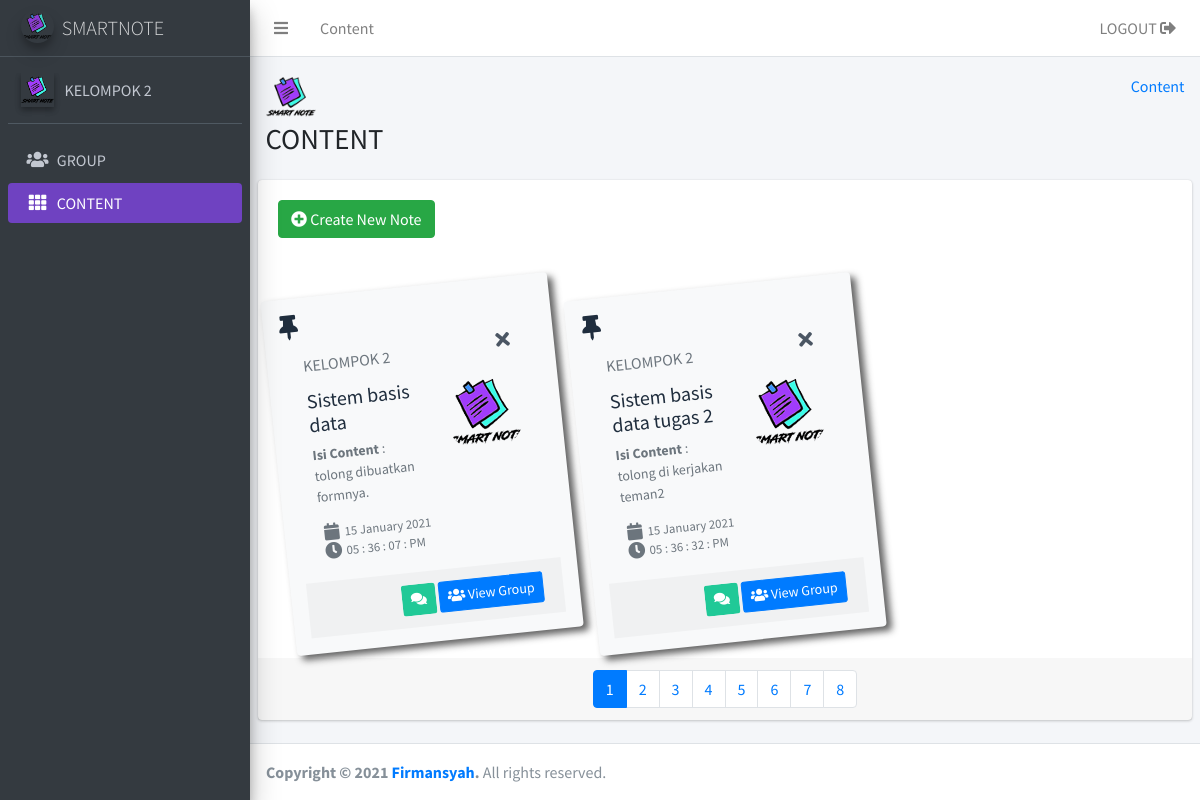
The app's page /client/page-group.php (signed in) with its own data.
### tables this page shows
CREATE TABLE `group_note` (
  `id_group` varchar(20) NOT NULL,
  `group_name` varchar(50) NOT NULL,
  `group_code` varchar(20) NOT NULL,
  `group_password` varchar(200) NOT NULL
);

CREATE TABLE `content` (
  `id_content` varchar(20) NOT NULL,
  `judul_content` varchar(40) NOT NULL,
  `isi_content` text NOT NULL,
  `tanggal_buat` date NOT NULL,
  `jam_buat` varchar(18) NOT NULL,
  `id_group` varchar(20) DEFAULT NULL
);

### client/page-group.php (the view, shortened to what this page needs)
<?php
$id = $_SESSION["id_group"];
?>
<?php
include "../config/koneksi.php";
$sql = $pdo->prepare("SELECT * FROM group_note WHERE id_group=:id");
$sql->bindParam(':id', $id);
$sql->execute();
$data = $sql->fetch();
?>
<!DOCTYPE html>
<html>
<head>
    <link rel="stylesheet" href="../library/plugins/fontawesome-free/css/all.min.css">
    <link rel="stylesheet" href="https://code.ionicframework.com/ionicons/2.0.1/css/ionicons.min.css">
    <link rel="stylesheet" href="../library/dist/css/adminlte.min.css">
</head>
<body class="hold-transition sidebar-mini">
    <div class="wrapper">
        <nav class="main-header navbar navbar-expand navbar-white navbar-light">
            <ul class="navbar-nav">
                <li class="nav-item">
                    <a class="nav-link" data-widget="pushmenu" href="#" role="button"><i class="fas fa-bars"></i></a>
                </li>
                <li class="nav-item d-none d-sm-inline-block">
                    <a href="#" class="nav-link">Content</a>
                </li>
            </ul>
            <ul class="navbar-nav ml-auto">
                <li class="nav-item">
                    <a class="nav-link" href="../config/logout.php">LOGOUT <i class="fas fa-sign-out-alt"></i></a>
                </li>
            </ul>
        </nav>
        <aside class="main-sidebar sidebar-dark-primary elevation-4">
            <a href="profile_group.php" class="brand-link">
                <img src="../library/images/logo2.png" alt="AdminLTE Logo" class="brand-image img-circle elevation-3" style="opacity: .8">
                <span class="brand-text font-weight-light">SMARTNOTE</span>
            </a>
            <div class="sidebar">
                <div class="user-panel mt-3 pb-3 mb-3 d-flex">
                    <div class="image">
                        <img src="../library/images/logo2.png" class="elevation-2" alt="User Image">
                    </div>
                    <div class="info">
                        <a href="profile_group.php" class="d-block"><?php echo $data['group_name']; ?></a>
                    </div>
                </div>
                <nav class="mt-2">
                    <ul class="nav nav-pills nav-sidebar flex-column" data-widget="treeview" role="menu" data-accordion="false">
                        <li class="nav-item">
                            <a href="profile_group.php" class="nav-link">
                                <i class="nav-icon fas fa-users"></i>
                                <p>
                                    GROUP
                                </p>
                            </a>
                        </li>
                        <li class="nav-item">
                            <a href="#ini_adalah_halaman_content" class="nav-link bg-purple">
                                <i class="nav-icon fas fa-th"></i>
                                <p>
                                    CONTENT
                                </p>
                            </a>
                        </li>
                    </ul>
                </nav>
            </div>
        </aside>
        <div class="content-wrapper">
            <section class="content-header">
                <div class="container-fluid">
                    <div class="row mb-2">
                        <div class="col-sm-6">
                            <img src="../library/images/logo2.png" alt="logosmartnote" height="50" width="50">
                            <h1>CONTENT</h1>
                        </div>
                        <div class="col-sm-6">
                            <ol class="breadcrumb float-sm-right">
                                <li class="breadcrumb-item"><a href="#">Content</a></li>
                            </ol>
                        </div>
                    </div>
                </div>
            </section>
            <section class="content">
                <div class="card card-solid">
                    <div class="card-body pb-0">
                        <a href="form_content.php" class="btn btn-success mb-4"><i class="fa fa-plus-circle"></i> Create New Note</a>
                        <div class="row d-flex align-items-stretch">
                            <?php
                            include "../config/koneksi.php";
                            $query = $pdo->prepare("SELECT * FROM content WHERE id_group=:id ORDER BY tanggal_buat ASC");
                            $query->bindParam(':id', $id);
                            $query->execute();
                            while ($row = $query->fetch()) {
                            ?>
                                <div class="col-12 col-sm-6 col-md-4 d-flex align-items-stretch mt-4">
                                    <div class="card bg-light zoom">
                                        <i style="font-size:25px;" class="fa fa-thumbtack"></i>
                                        <div class="card-header text-muted border-bottom-0">
                                            <?php echo $data['group_name']; ?>
                                            <a href="../config/proses_hapus.php?id=<?php echo $row['id_content']; ?>" style="font-size:20px;" class="float-right btn-tool ml-2"><i class="fas fa-times"></i></a>
                                        </div>
                                        <div class="card-body pt-0">
                                            <div class="row">
                                                <div class="col-7">
                                                    <h2 class="lead"><b><?php echo $row['judul_content']; ?></b></h2>
                                                    <p class="text-muted text-sm"><b>Isi Content</b> : <br><?php echo $row['isi_content']; ?>
                                                    <ul class="ml-4 mb-0 fa-ul text-muted">
                                                        <li class="small"><span class="fa-li"><i class="fas fa-lg fa-calendar"></i></span><?php $tgl = $row['tanggal_buat'];
                                                                                                                                            echo $tgl_lhrStr = date("d F Y", strtotime($tgl)); ?></li>
                                                        <li class="small"><span class="fa-li"><i class="fas fa-lg fa-clock"></i></span> <?php echo $row['jam_buat']; ?></li>
                                                    </ul>
                                                </div>
                                                <div class="col-5 text-center">
                                                    <img src="../library/images/logo2.png" alt="" class="img-circle img-fluid">
                                                </div>
                                            </div>
                                        </div>
                                        <div class="card-footer">
                                            <div class="text-right">
                                                <a href="profile_group.php" class="btn btn-sm bg-teal">
                                                    <i class="fas fa-comments"></i>
                                                </a>
                                                <a href="profile_group.php" class="btn btn-sm btn-primary">
                                                    <i class="fas fa-users"></i> View Group
                                                </a>
                                            </div>
                                        </div>
                                    </div>
                                </div>
                            <?php } ?>
                        </div>
                    </div>
                    <div class="card-footer">
                        <nav aria-label="Contacts Page Navigation">
                            <ul class="pagination justify-content-center m-0">
                                <li class="page-item active"><a class="page-link" href="#">1</a></li>
                                <li class="page-item"><a class="page-link" href="#">2</a></li>
                                <li class="page-item"><a class="page-link" href="#">3</a></li>
                                <li class="page-item"><a class="page-link" href="#">4</a></li>
                                <li class="page-item"><a class="page-link" href="#">5</a></li>
                                <li class="page-item"><a class="page-link" href="#">6</a></li>
                                <li class="page-item"><a class="page-link" href="#">7</a></li>
                                <li class="page-item"><a class="page-link" href="#">8</a></li>
                            </ul>
                        </nav>
                    </div>
                </div>
            </section>
        </div>
        <footer class="main-footer">
            <strong>Copyright &copy; 2021 <a href="https://firmansyah.kel4.xyz"> Firmansyah</a>.</strong> All rights reserved.
        </footer>
    </div>
</body>
</html>

### client/page-group.php (style rules this page uses)
.zoom { -webkit-transform: rotate(-6deg); -o-transform: rotate(-6deg); -moz-transform: rotate(-6deg); }
.zoom { text-decoration: none; color: #000; background: #ffc; display: block; padding: 1em; -moz-box-shadow: 5px 5px 7px rgba(33, 33, 33, 1); -webkit-box-shadow: 5px 5px 7px rgba(33, 33, 33, .7); box-shadow: 5px 5px 7px rgba(33, 33, 33, .7); -moz-transition: -moz-transform .15s linear; -o-transition: -o-transform .15s linear; -webkit-transition: -webkit-transform .15s linear; }

### records on screen
group_note: group_name "KELOMPOK 2"
content: id_group.group_name "KELOMPOK 2", judul_content "Sistem basis data", isi_content "tolong dibuatkan formnya.", tanggal_buat "15 January 2021", jam_buat "05 : 36 : 07 : PM"
content: id_group.group_name "KELOMPOK 2", judul_content "Sistem basis data tugas 2", isi_content "tolong di kerjakan teman2", tanggal_buat "15 January 2021", jam_buat "05 : 36 : 32 : PM"
